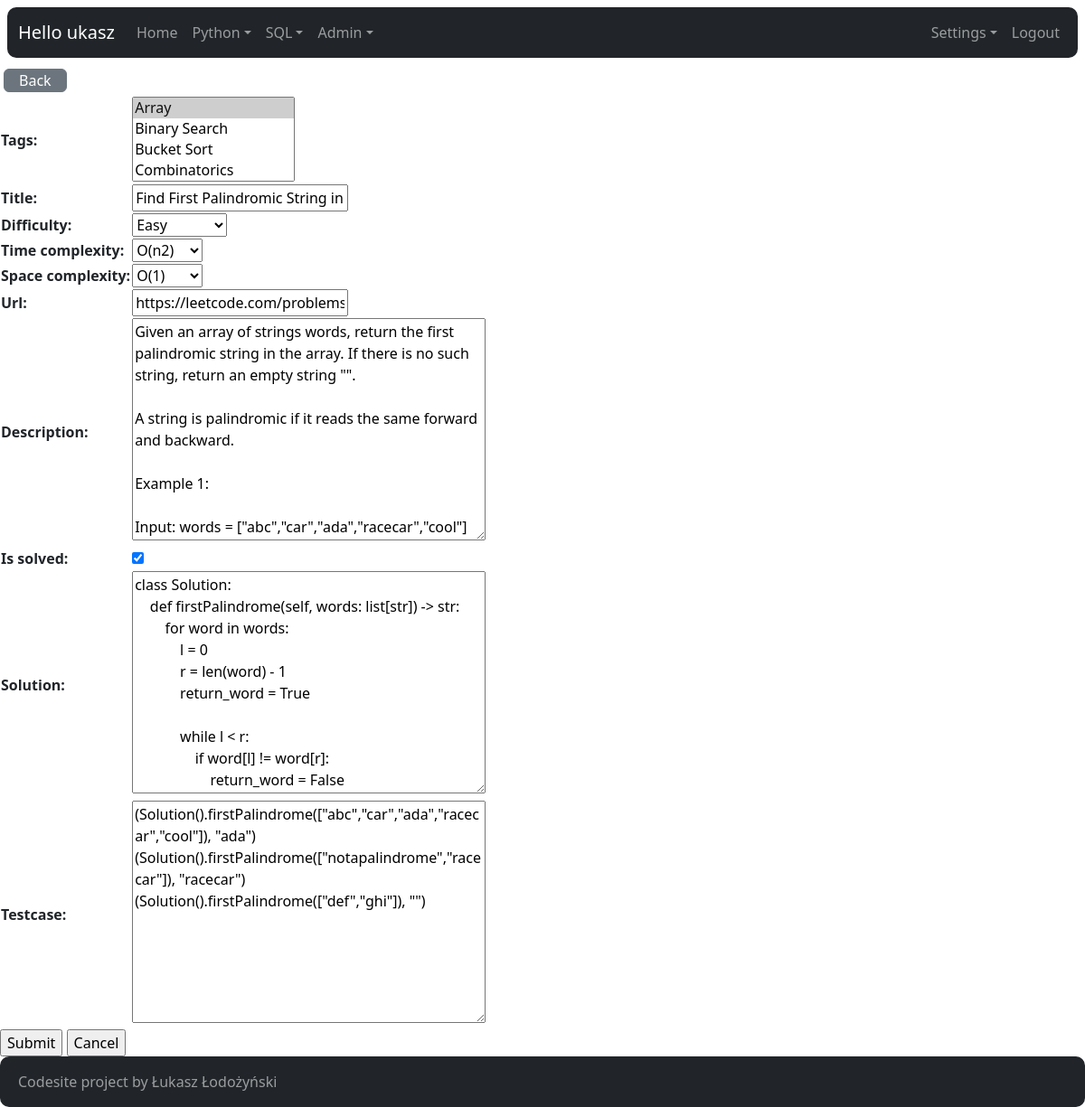
The page /python/problem/20/update/ (signed in) on the database as committed earlier.
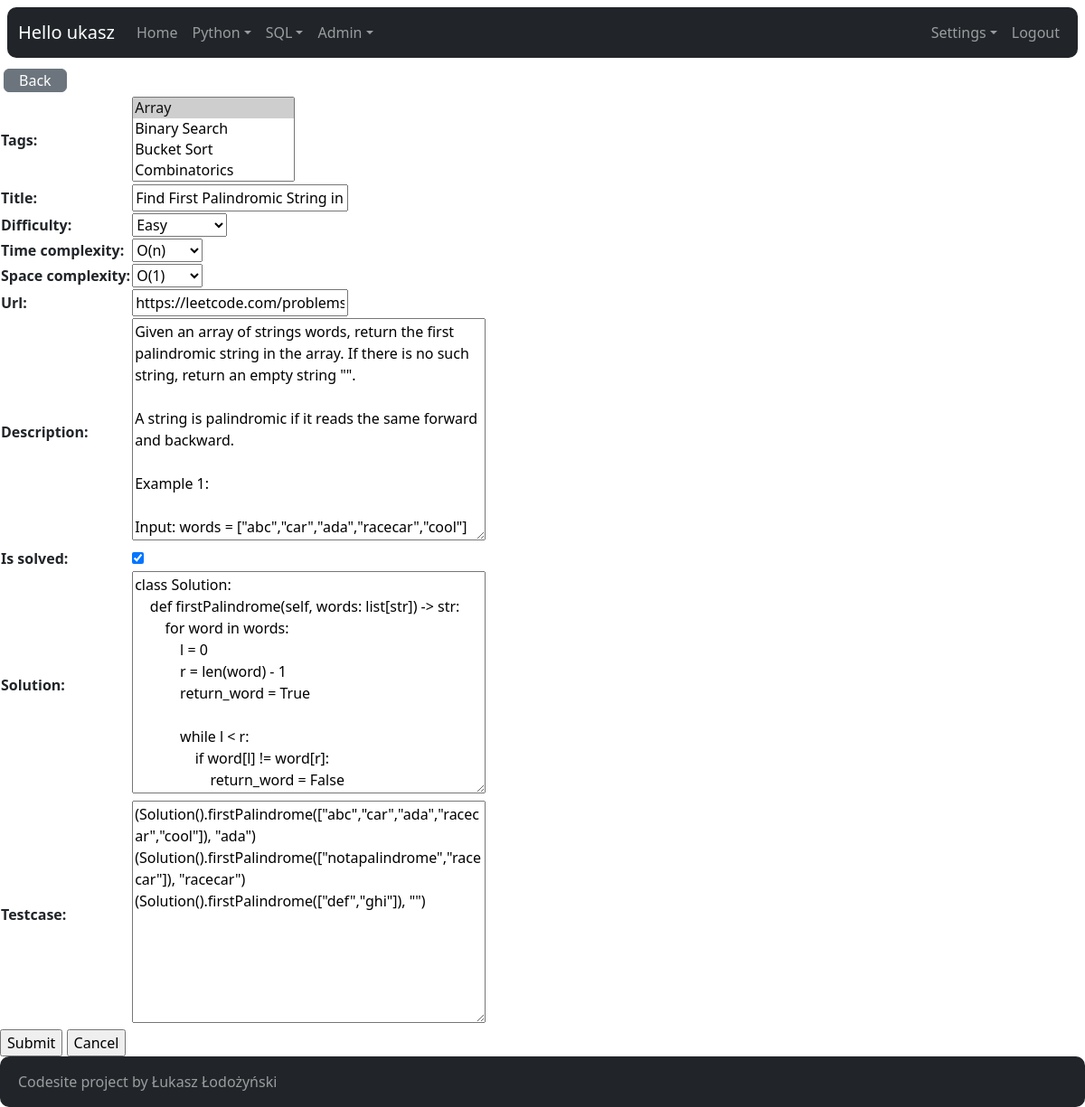
The same page on the database as committed later.
### python_problems/models.py (models this page shows, shortened)
class Problem(models.Model):
    tags = models.ManyToManyField("Tag")
    title = models.CharField(max_length=200)
    difficulty = models.ForeignKey(
        Difficulty, related_name="problems_difficulty", on_delete=models.DO_NOTHING)
    time_complexity = models.ForeignKey(
        Complexity, related_name="problems_time_complexity", on_delete=models.DO_NOTHING)
    space_complexity = models.ForeignKey(
        Complexity, related_name="problems_space_complexity", on_delete=models.DO_NOTHING)
    url = models.CharField(max_length=200)
    description = models.TextField(blank=False, null=False)
    is_solved = models.BooleanField(default=False)
    solution = models.TextField(blank=True, null=True)
    testcase = models.TextField(blank=True, null=True)

### python_problems/views.py (the view)
# urls.py: path("problem/<int:pk>/update/", views.ProblemUpdate.as_view(), name="problem-update"),
class ProblemUpdate(LoginRequiredMixin, UpdateView):
    model = Problem
    fields = "__all__"
    success_url = reverse_lazy('python_problems:index')

### core/context_processors.py (called while the page is built)
def settings(request):
    return {
        'settings': django_settings,
    }

### python_problems/models.py (called while the page is built)
    def __str__(self) -> str:
        return self.name

    def __str__(self) -> str:
        return self.name

    def __str__(self):
        return self.name

### python_problems/templates/python_problems/problem_form.html (shortened to what this page needs)
{% extends "core/base.html" %}
{% block content %}
<a href="{% url 'python_problems:index' %}" class="btn btn-secondary px-3 py-0 m-1">Back</a>
<form action="" method="post">
  <table>{{ form.as_table }}</table>
  <input type="submit" value="Submit" />
  <input type="submit" onclick="window.location='{% url 'python_problems:index' %}' ; return false;" value="Cancel" />
</form>
{% endblock content %}

Rows that differ between the two databases and show on the page:
changed Problem "Find First Palindromic String in the Array": time_complexity "O(n2)" → "O(n)"
